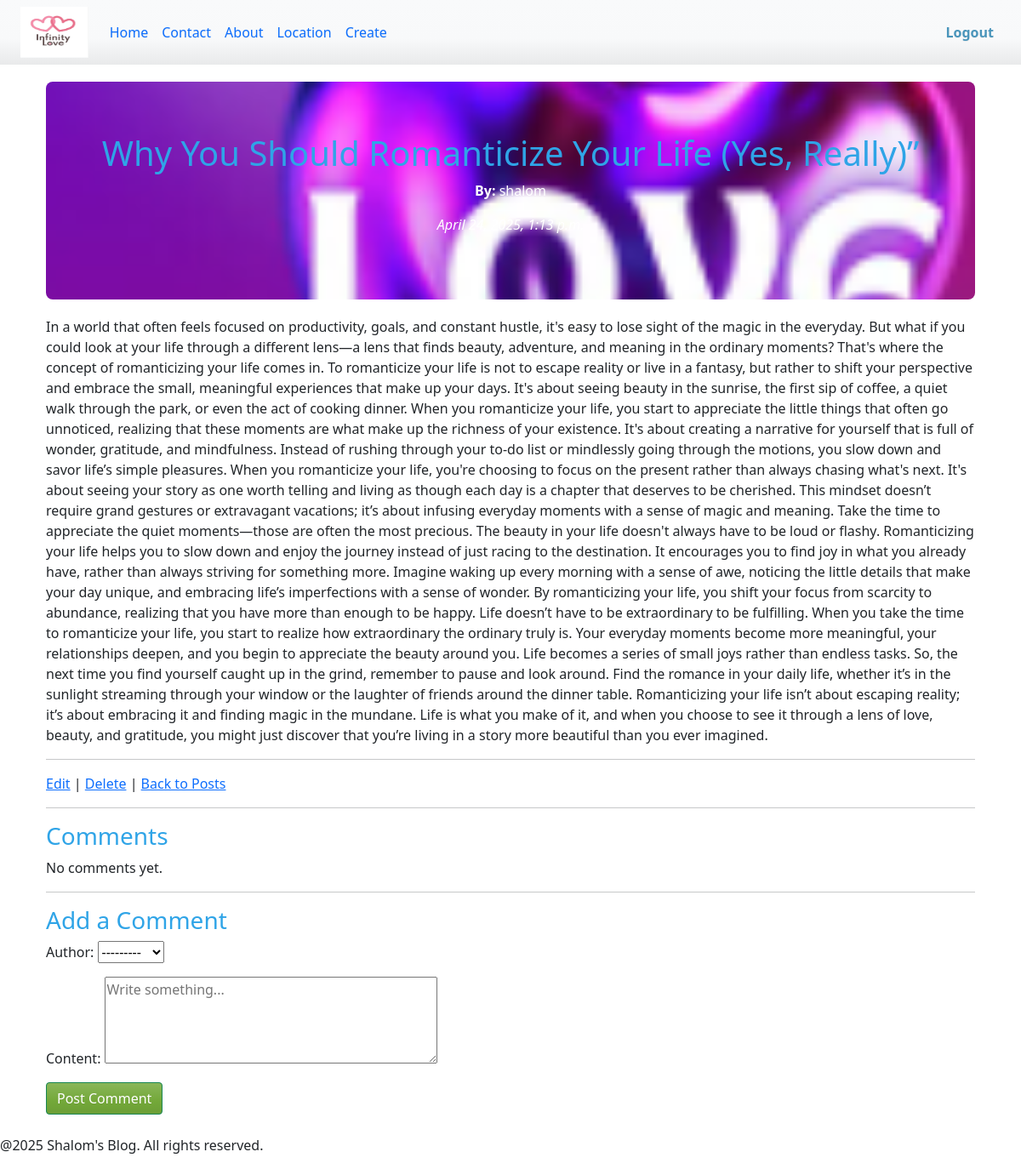
Page /post/2/ (signed in) on the committed database.
### core/models.py (models this page shows, shortened)
class Post(models.Model):
    title = models.CharField(max_length=200)
    content = models.TextField()
    author = models.ForeignKey(User, on_delete=models.CASCADE, related_name='posts')  # Author
    image = models.ImageField(upload_to='post_images/', blank=True, null=True)  # Image
    created_at = models.DateTimeField(auto_now_add=True)
    updated = models.DateTimeField(auto_now=True)
    likes = models.ManyToManyField(User, related_name='likes', blank=True)  # Likes

### core/views.py (the view)
# urls.py: path('post/<int:pk>/', views.post_detail, name='post_detail'),
@login_required
def post_detail(request, pk):
    post = get_object_or_404(Post, pk=pk)
    comments = post.comments.all()
    if request.method == 'POST':
        form = CommentForm(request.POST)
        if form.is_valid():
            comment = form.save(commit=False)
            comment.post = post
            comment.author = request.user
            comment.save()
            return redirect('core:post_detail', pk=post.pk)
    else:
        form = CommentForm()
    return render(request, 'post_detail.html', {'post': post, 'comments': comments, 'form': form})

### core/forms.py
class CommentForm(forms.ModelForm):
    class Meta:
        model = Comment
        fields = ['author', 'content']
        widgets = {
            'content': forms.Textarea(attrs={'rows': 4, 'placeholder': 'Write something...'}),
        }

### core/templates/post_detail.html (shortened to what this page needs)
{% extends 'base.html' %}
{% block content %}
{% if post.image %}
<div style="
    background-image: url({{post.image.url}});
    background-size: cover;
    background-position: center;
    padding: 60px 30px;
    color: white;
    border-radius: 8px;
    margin-bottom: 20px;
    margin-top: 20px;
    text-align: center;
">
    <h1>{{ post.title }}</h1>
    <p><strong>By:</strong> {{ post.author }}</p>
    <p><em>{{ post.created_at }}</em></p>
</div>
{% endif %}
<div>
    <p>{{ post.content }}</p>
</div>
<hr>
<p>
    <a href="{% url 'core:post_edit' post.pk %}">Edit</a> |
    <a href="{% url 'core:post_delete' post.pk %}">Delete</a> |
    <a href="{% url 'core:home' %}">Back to Posts</a>
</p>
<hr>
<h3>Comments</h3>
<div id="comments">
    {% for comment in comments %}
    <div class="comment" style="border: 1px solid #ddd; padding: 10px; margin-bottom: 10px;">
        <strong>{{ comment.author }}</strong>
        <em>on {{ comment.created_at|date:"Y-m-d H:i" }}</em><br>
        {{ comment.content }}
    </div>
    {% empty %}
    <p>No comments yet.</p>
    {% endfor %}
</div>
<hr>
<h3>Add a Comment</h3>
<form id="comment-form" data-post-id="{{ post.id }}" method="post">
    {{ form.as_p }}
    <button class="btn btn-success" type="submit">Post Comment</button>
</form>
{% endblock %}

### templates/base.html (style rules this page uses)
body { background-color: rgba(245, 245, 245, 0.74); }

### rows in the picture
Post: image (picture), title "Why You Should Romanticize Your Life (Yes, Really)”", author "shalom", created_at "April 24, 2025, 1:13 p.m.", content "In a world that often feels focused on productivity, goals, and constant hustle, it's easy to lose sight of the magic in the everyday. But what if you could look at your life through a different lens—a lens that finds beauty, adventure, and meaning in the ordinary moments? That's where the concept of romanticizing your life comes in. To romanticize your life is not to escape reality or live in a fantasy, but rather to shift your perspective and embrace the small, meaningful experiences that make up your days. It's about seeing beauty in the sunrise, the first sip of coffee, a quiet walk through the park, or even the act of cooking dinner. When you romanticize your life, you start to…"
